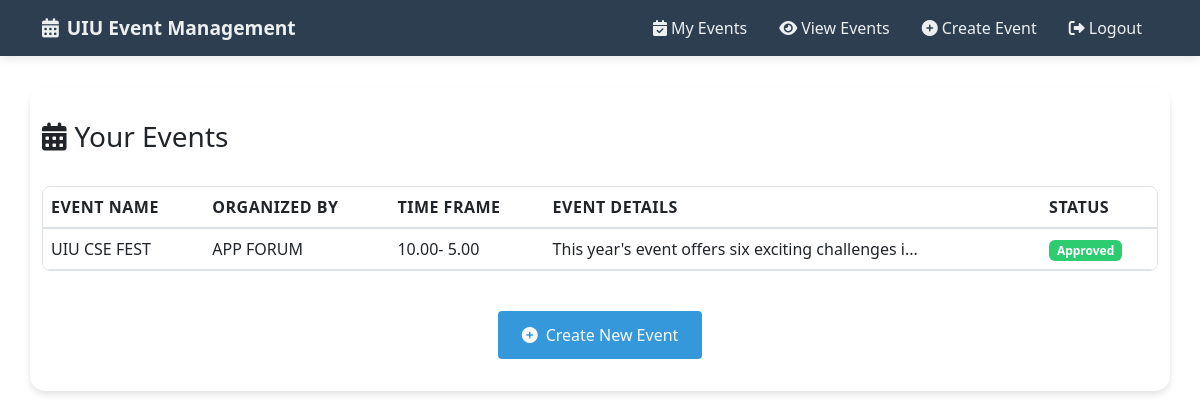
Page /my_events.php (signed in) on the committed database.
### tables this page shows
CREATE TABLE `events` (
  `id` int(11) NOT NULL,
  `event_name` varchar(255) NOT NULL,
  `organized_by` varchar(255) NOT NULL,
  `time_frame` varchar(255) NOT NULL,
  `event_details` text NOT NULL,
  `user_id` int(11) NOT NULL,
  `status` enum('pending','approved') DEFAULT 'pending',
  `created_at` timestamp NOT NULL DEFAULT current_timestamp(),
  `approval_status` enum('pending','approved','rejected') DEFAULT 'pending',
  `event_image` varchar(255) DEFAULT NULL
);

### my_events.php (the view, shortened to what this page needs)
<?php
include 'db.php';
$stmt = $conn->prepare("SELECT * FROM events WHERE user_id = ?");
$stmt->bind_param("i", $_SESSION['user_id']);
$stmt->execute();
$result = $stmt->get_result();
?>
<!DOCTYPE html>
<html lang="en">
<head>
    <link href="https://cdn.jsdelivr.net/npm/bootstrap@5.3.0/dist/css/bootstrap.min.css" rel="stylesheet">
    <link href="https://cdnjs.cloudflare.com/ajax/libs/font-awesome/6.0.0-beta3/css/all.min.css" rel="stylesheet">
</head>
<body>
<?php include('nav.php'); ?>
<div class="container user-portal-container">
    <h3 class="mb-4"><i class="fas fa-calendar-alt me-2"></i>Your Events</h3>
    <div class="table-responsive">
        <table class="table">
            <thead>
                <tr>
                    <th>Event Name</th>
                    <th>Organized By</th>
                    <th>Time Frame</th>
                    <th>Event Details</th>
                    <th>Status</th>
                </tr>
            </thead>
            <tbody>
                <?php while ($event = $result->fetch_assoc()): ?>
                <tr>
                    <td><?php echo htmlspecialchars($event['event_name']); ?></td>
                    <td><?php echo htmlspecialchars($event['organized_by']); ?></td>
                    <td><?php echo htmlspecialchars($event['time_frame']); ?></td>
                    <td><?php echo htmlspecialchars(substr($event['event_details'], 0, 50)) . '...'; ?></td>
                    <td>
                        <span class="badge <?php echo $event['approval_status'] === 'approved' ? 'badge-approved' : 'badge-pending'; ?>">
                            <?php echo ucfirst(htmlspecialchars($event['approval_status'])); ?>
                        </span>
                    </td>
                </tr>
                <?php endwhile; ?>
            </tbody>
        </table>
    </div>
    <div class="text-center">
        <a href="create_event.php" class="create-event-link">
            <i class="fas fa-plus-circle me-2"></i>Create New Event
        </a>
    </div>
</div>
</body>
</html>

### my_events.php (style rules this page uses)
:root { --primary-color: #3498db; --secondary-color: #2c3e50; --text-color: #333; --light-text-color: #f8f9fa; --bg-color: #f8f9fa; --card-bg: #ffffff; --card-shadow: 0 4px 6px rgba(0, 0, 0, 0.1); }
body { font-family: 'Segoe UI', Tahoma, Geneva, Verdana, sans-serif; background-color: var(--bg-color); color: var(--text-color); }
.user-portal-container { max-width: 1000px; margin: 2rem auto; padding: 2rem; background-color: var(--card-bg); border-radius: 15px; box-shadow: var(--card-shadow); }
.table-responsive { margin-top: 2rem; }
.table { border-collapse: separate; border-spacing: 0; width: 100%; border: 1px solid #dee2e6; border-radius: 0.5rem; overflow: hidden; }
.table th { background-color: var(--primary-color); color: var(--light-text-color); font-weight: 600; text-transform: uppercase; letter-spacing: 0.5px; padding: 1rem; }
.table td { padding: 1rem; vertical-align: middle; border-top: 1px solid #dee2e6; }
.table tbody tr:nth-of-type(odd) { background-color: rgba(0, 0, 0, 0.05); }
.badge { font-size: 0.85rem; padding: 0.35em 0.65em; border-radius: 0.25rem; }
.badge-approved { background-color: #2ecc71; color: var(--light-text-color); }
.create-event-link { display: inline-block; margin-top: 1.5rem; padding: 0.75rem 1.5rem; background-color: var(--primary-color); color: var(--light-text-color); text-decoration: none; border-radius: 0.25rem; transition: background-color 0.3s ease; }

### nav.php (style rules this page uses)
:root { --primary-color: #3498db; --secondary-color: #2c3e50; --text-color: #ecf0f1; --hover-color: #2980b9; }
body { font-family: 'Segoe UI', Tahoma, Geneva, Verdana, sans-serif; }

### rows in the picture
events: event_name "UIU CSE FEST", organized_by "APP FORUM", time_frame "10.00- 5.00", event_details "This year's event offers six exciting challenges i", approval_status "Approved"
